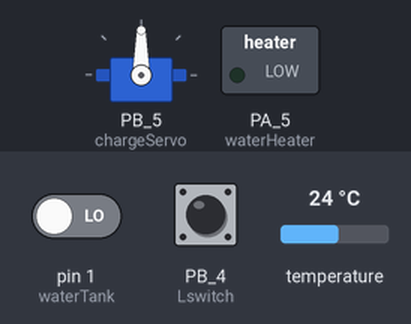
The sketch below on a simulated TI Tiva C LaunchPad. On the bench: servo, switched loads named in the sketch (green lamp = pin HIGH). The inputs (shaded band) are chosen by the test bench; at power-on: PB_4 (Lswitch) HIGH, temperature 24 °C, pin 1 (waterTank) LOW. What the sketch prints to the serial monitor is not drawn.

Above: at 1.2 s.
1.3 s: PB_4 (Lswitch) pulled LOW for 0.15 s
At 2.1 s:
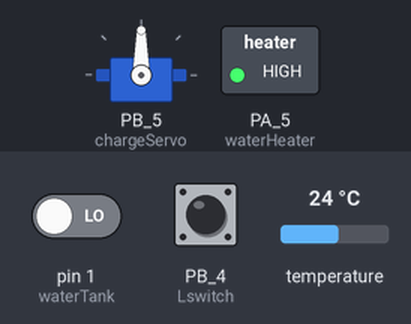
2.9 s: temperature set to 25.1 °C
At 5.2 s:
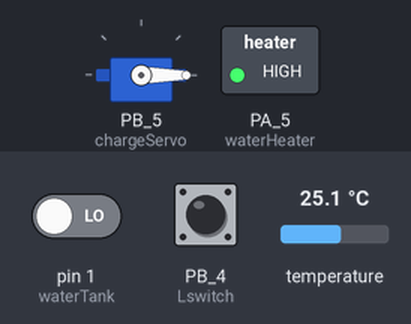
Timing chart, 0 to 15.8 s (numbered marks = the images above; inputs shaded):
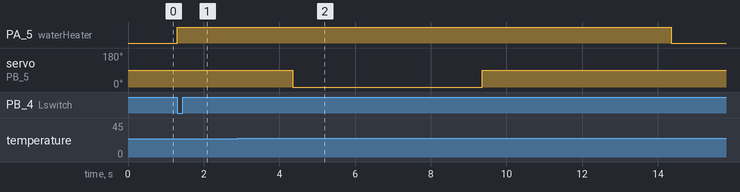

The sketch:

ChargingStation_StateMachine.ino
```cpp
#include "ChargeMotors.h"
#include "ChargeSensors.h"
#include <OneWire.h>
#include <DallasTemperature.h>
#include <Servo.h>
#include <ezButton.h>

// ####################### DEFINES ######################
//global defines
#define PERIOD 5000

// ####################### VARIABLE DECLARATION ######################
//global variables
unsigned long curTime;
unsigned long prevTime = 0;

// ####################### PIN ASSINGMENT ######################
OneWire oneWire(ONE_WIRE_BUS);       // Setup a oneWire instance to communicate with any OneWire devices (not just Maxim/Dallas temperature ICs)
DallasTemperature sensor(&oneWire);  // Temp Sensor: Pass our oneWire reference to Dallas Temperature.
Servo myservo;                       // Dispense Servo: create servo object to control a servo
ezButton limitSwitch(Lswitch);       // Limit switch: create ezButton object that attach to pin 7;

// ####################### CHARGING STATION STATES ######################
typedef enum {
  CHARGING,   //charging station supplies power to robot
  HEATWATER,  //water cleaning solution is heated up
  DISPENSE,   //water cleaning solution is dispensed into robot cleaning tank
  IDLE,       //charging station sits on standby until it detects robot plugging itself back in
} chargeStates;

chargeStates curState = CHARGING;  // IDLE State of SM

// ####################### PIN SET UP ######################
void chargePinSetup() {
  //sensor pins
  pinMode(waterTank, INPUT);        // water level sensor for the chargin station tank
  limitSwitch.setDebounceTime(50);  // bumper switch for the charging station
  //servo pin
  myservo.attach(chargeServo);      // attaches the servo on pin 2 to the servo object.
  //temperature sensor
  sensor.begin();
  //water heater
  pinMode(waterHeater, OUTPUT);
}

// ####################### SET UP ######################
void setup() {
  // put your setup code here, to run once:
  chargePinSetup();
  waterClose();
  Serial.begin(115200);
}

// ####################### STATE MACHINE ######################
void runChargingSwitchCase() {
  switch (curState) {
    //////////////////////////////////////////
    case CHARGING:
      Serial.print("IN CHARGING STATE\n");
      // "Send state of bumper to app"
      // Serial.print(waterLevel()); // FIX ME: Only for testing purposes
      // Serial.print(bumperTriggered()); // FIX ME: Only for testing purposes
      if ((waterLevel() == 0) && (bumperTriggered() == 1)) {
        curState = HEATWATER;
      }
      break;
    //////////////////////////////////////////


    //////////////////////////////////////////
    case HEATWATER:
      Serial.print("IN HEATWATER STATE\n");
      // Serial.print("Water is being heated\n");
      heatOn();
      Serial.print(getTemp());  // FIX ME: Only for testing purposes
      if (getTemp() >= 76) {    // 160 deg F
        curState = DISPENSE;
      }
      break;
    //////////////////////////////////////////


    //////////////////////////////////////////
    case DISPENSE:
      Serial.print("IN DISPENSE STATE\n");
      waterOpen();
      delay(5000);  // 35000
      waterClose();
      delay(5000);
      heatOff();
      curState = IDLE;
      break;
    //////////////////////////////////////////


    //////////////////////////////////////////
    case IDLE:
      Serial.print("IN IDLE STATE\n");
      if (bumperTriggered() == 1) {
        curState = CHARGING;
      }
      break;
      //////////////////////////////////////////
  }
}

// ####################### LOOP ######################
void loop() {
  // put your main code here, to run repeatedly:
  curTime = millis();
  runChargingSwitchCase();
}
```

ChargeMotors.cpp
```cpp
#include "ChargeMotors.h"
#include <Servo.h>
#include <Arduino.h>

extern Servo myservo; // create servo object to control a servo
int chargeServPos = 0; // variable to store the servo position

void waterOpen(){
  Serial.print("Water Open");
  myservo.write(-90);
}

void waterClose(){
  Serial.print("Water Close");
  myservo.write(90);
}
```

ChargeMotors.h
```cpp
#ifndef CHARGEMOTORS_H
#define CHARGEMOTORS_H

#include <Arduino.h>

  #define chargeServo 2 //pin to connect charging station servo to

  void waterOpen();

  void waterClose();
#endif
```

ChargeSensors.cpp
```cpp
#include "ChargeSensors.h"
#include <Arduino.h>
#include <OneWire.h>
#include <DallasTemperature.h>
#include <ezButton.h>

int Liquid_level = 0;
int state;

// ####################### PIN ASSINGMENT ######################
OneWire twoWire(ONE_WIRE_BUS); // Setup a oneWire instance to communicate with any OneWire devices (not just Maxim/Dallas temperature ICs)
DallasTemperature sensor1(&twoWire); // Pass our oneWire reference to Dallas Temperature.
ezButton limitSwitch1(Lswitch);  // create ezButton object that attach to pin 7;

// ####################### GET TEMP ######################
float getTemp() {
  float temperature;
  sensor1.requestTemperatures();
  temperature = sensor1.getTempFByIndex(0);
  return temperature;
}

// ####################### LIMIT SWITCH ######################
int bumperTriggered() {
  limitSwitch1.loop();  // MUST call the loop() function first

  state = limitSwitch1.getState();
  if (state == HIGH)
    // Serial.println("The limit switch: UNTOUCHED"); // FIX ME: Only for testing purposes
    return 0;
  else
    // Serial.println("The limit switch: TOUCHED"); // FIX ME: Only for testing purposes
    return 1;
}

// ####################### WATER LEVEL SENSOR ######################
int waterLevel() {
  Liquid_level = digitalRead(waterTank);
  if (Liquid_level == 1) {
    return 1;
  } else {
    return 0;
  }
}

// ####################### HEATING ON######################
void heatOn() {
  digitalWrite(waterHeater, HIGH);
}

// ####################### HEATING OFF ######################
void heatOff() {
  digitalWrite(waterHeater, LOW);
}
```

ChargeSensors.h
```cpp
#ifndef CHARGESENSORS_H
#define CHARGESENSORS_H

// #include <OneWire.h>
// #include <DallasTemperature.h>
#include <Arduino.h>

  #define waterTank 1 // water level sensor for station tank
  #define ONE_WIRE_BUS 6 // for connection to tempereature sensor
  #define Lswitch 7 // bumper switch to detect robot at station
  #define waterHeater 8 //pin for turning on an off the water heater

  float getTemp();

  int bumperTriggered();

  int waterLevel();

  void heatOn();

  void heatOff();
#endif
```

Measured:
- the behaviour switches between 24.4 and 24.5 °C on temperature (found by bisection; images 1 and 2)
- after the input at 1.3 s, PA_5 (waterHeater): LOW → HIGH at once
- after the input at 2.9 s, PA_5 (waterHeater): HIGH → LOW after 11.5 s; servo on PB_5 (chargeServo): 90° → 0° after 1.5 s, → 90° 5.0 s later
